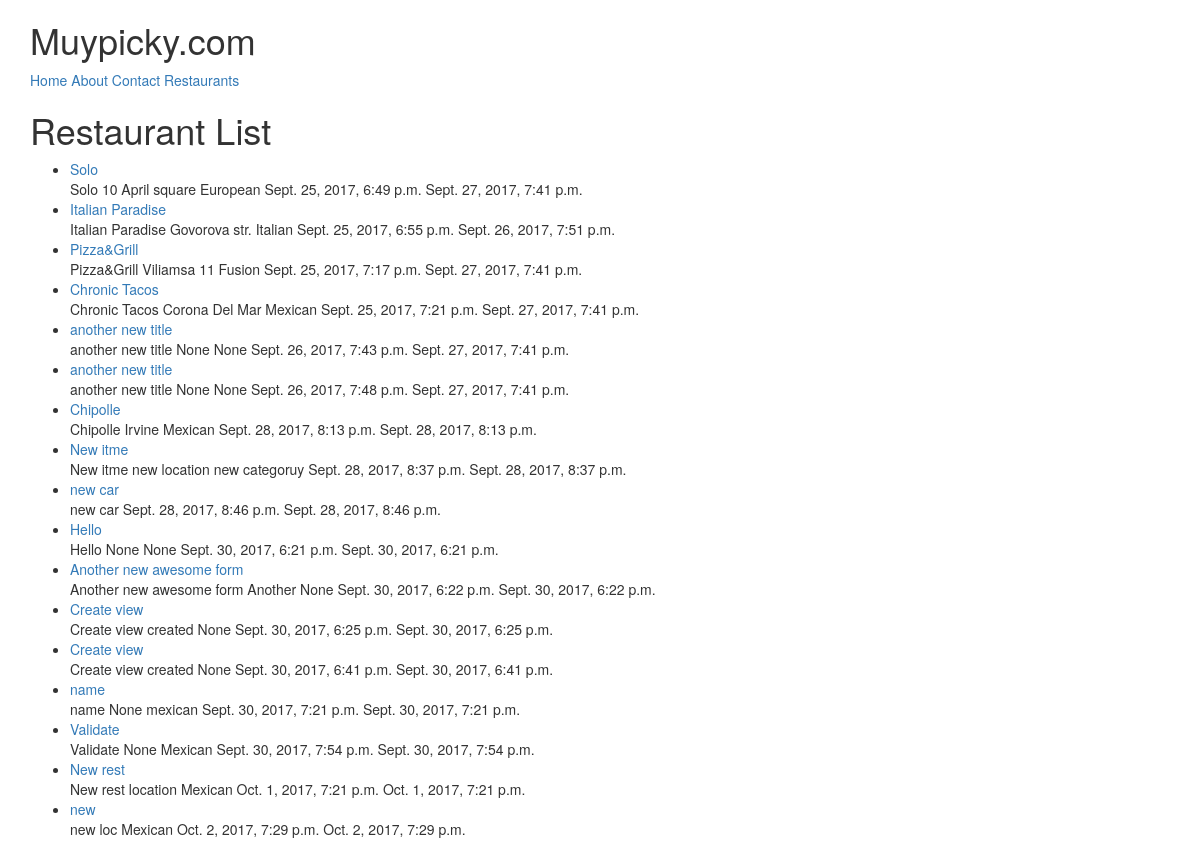
/restaurants/, run on an earlier commit of the app's database.
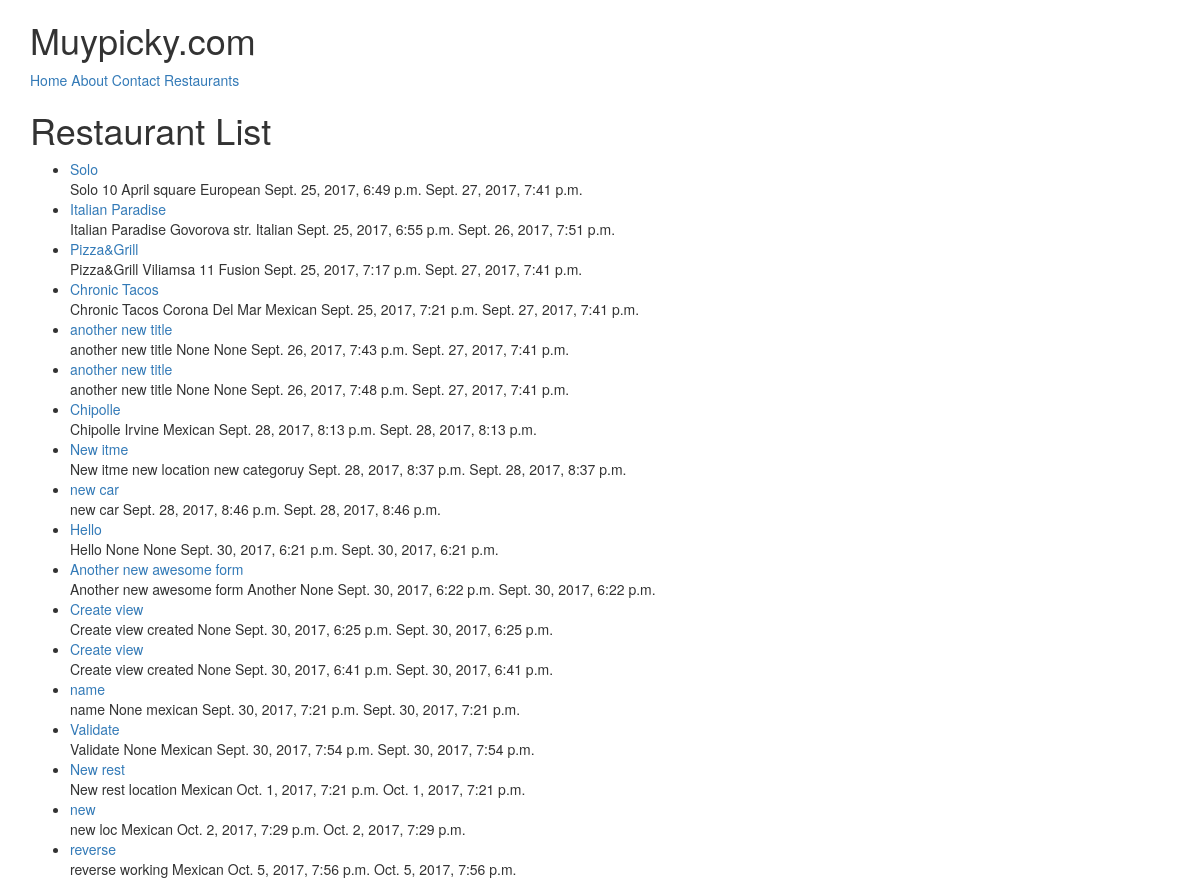
And on a later commit of the database.
### restaurants/models.py (models this page shows, shortened)
class Restaurant(models.Model):
    owner           = models.ForeignKey(User) # class_instance.model_set.all()
    name            = models.CharField(max_length=120)
    location        = models.CharField(max_length=120, null=True, blank=True)
    category        = models.CharField(max_length=120, null=True, blank=True, validators=[validate_category])
    timestamp       = models.DateTimeField(auto_now_add=True)
    updated         = models.DateTimeField(auto_now=True)
    slug            = models.SlugField(null=True, blank=True)
    def __str__(self):
        return self.name
    def get_absolute_urls(self):
        return reverse('restaurants:detail', kwargs={'slug': self.slug})

### restaurants/views.py (the view)
class RestaurantListView(ListView):
    def get_queryset(self):
        slug = self.kwargs.get("slug")
        if slug:
            queryset = Restaurant.objects.filter(
                Q(category__iexact=slug) |
                Q(category__icontains=slug)
            )
        else:
            queryset = Restaurant.objects.all()
        return queryset

### restaurants/templates/restaurants/restaurant_list.html (shortened to what this page needs)
{% extends "base.html" %}
{% block content %}
<h1>Restaurant List</h1>
<ul>
    {% for obj in object_list %}
        <li><a href='{{ obj.get_absolute_urls }}'>{{ obj }} </a><br/>
        {{ obj.name }} {{obj.location}} {{obj.category}} {{obj.timestamp}} {{obj.updated}} </li>
    {% endfor %}
</ul>
{% endblock %}

What changed in the data, as far as the page shows it:
added Restaurant: name "reverse", location "working", category "Mexican", timestamp "Oct. 5, 2017, 7:56 p.m.", updated "Oct. 5, 2017, 7:56 p.m."
